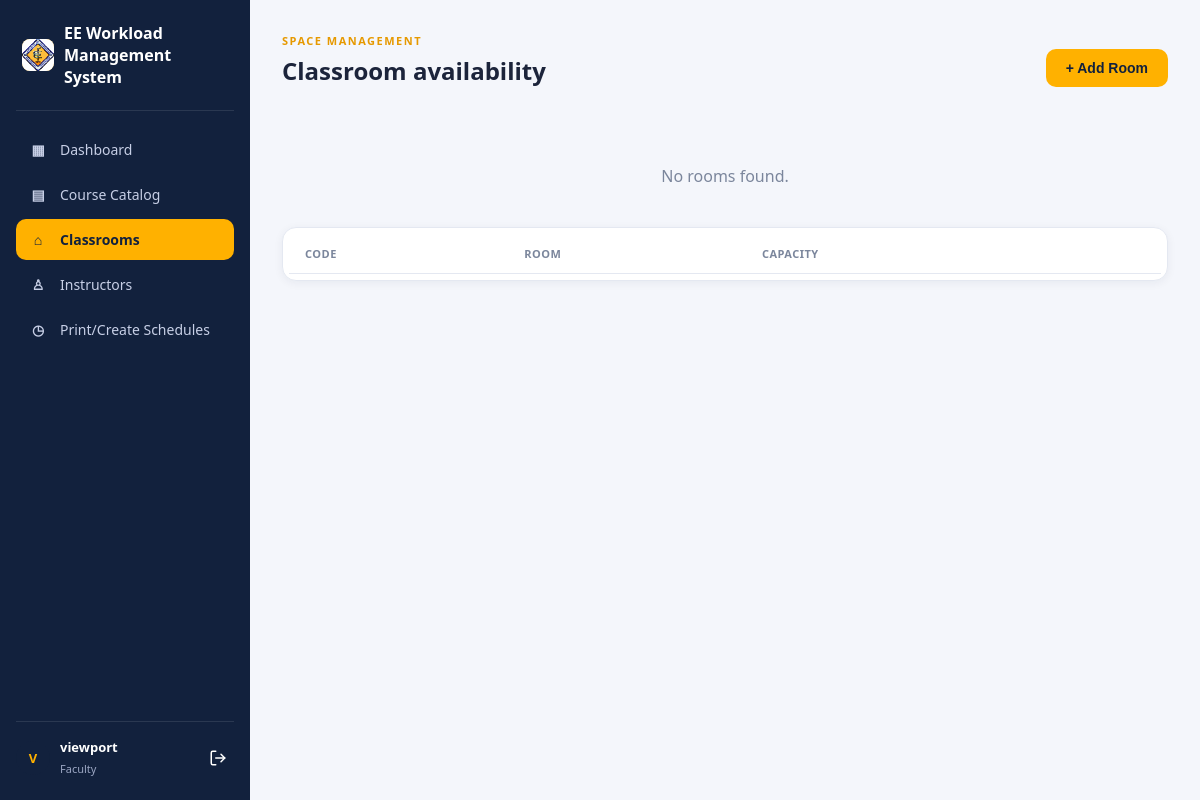
Before: /classrooms.php (signed in) with the older database file.
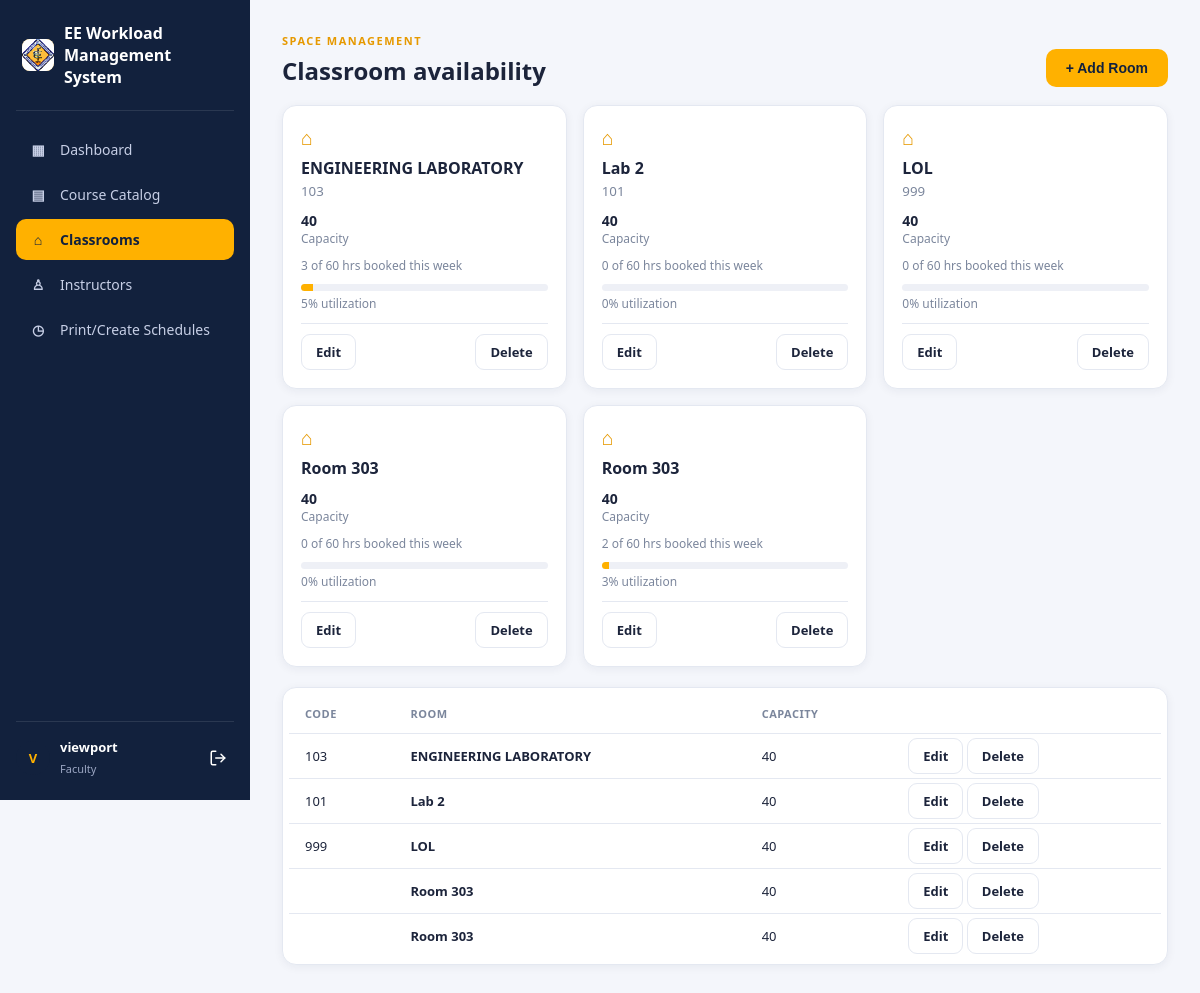
After: the same page with the newer database file.
### tables this page shows
CREATE TABLE `rooms` (
  `room_id` int(11) NOT NULL,
  `room_code` varchar(100) NOT NULL,
  `room_name` varchar(50) NOT NULL,
  `capacity` int(11) DEFAULT NULL
);

### classrooms.php (the view, shortened to what this page needs)
<?php
$page='rooms';$title='Classroom Availability';
function h($v){ return htmlspecialchars((string)$v, ENT_QUOTES, 'UTF-8'); }
$db = new database();
$conn = $db->connect();
require 'includes/header.php';
$sql = "SELECT r.*,
               COALESCE(SUM(TIME_TO_SEC(TIMEDIFF(s.end_time, s.start_time))) / 3600, 0) AS booked_hours
        FROM rooms r
        LEFT JOIN schedules s ON s.room_id = r.room_id
        GROUP BY r.room_id
        ORDER BY r.room_name";
$result = $conn->query($sql);
$rooms = $result->fetch_all(MYSQLI_ASSOC);
?>
<link rel="stylesheet" href="assets/faculty_schedule.css">
<section class="page-section">
<div class="section-heading">
    <div><span class="eyebrow">SPACE MANAGEMENT</span><h2>Classroom availability</h2></div>
    <button class="primary-btn" id="openAddRoom">+ Add Room</button>
</div>
<div class="room-grid">
<?php foreach($rooms as $r):
    $percent = min(100, round(($r['booked_hours'] / AVAILABLE_HOURS_PER_WEEK) * 100));
?>
<div class="room-card">
    <div class="room-icon">⌂</div>
    <div class="room-head">
        <div><h3><?=h($r['room_name'])?></h3><small><?=h($r['room_code'])?></small></div>
    </div>
    <div class="room-numbers">
        <span><b><?=h($r['capacity'])?></b> Capacity</span>
    </div>
    <div class="room-numbers">
        <span><?= round($r['booked_hours'], 1) ?> of <?= AVAILABLE_HOURS_PER_WEEK ?> hrs booked this week</span>
    </div>
    <div class="progress wide"><span data-width="<?= $percent ?>"></span></div>
    <small class="muted"><?= $percent ?>% utilization</small>
    <div class="course-bottom" style="margin-top:10px; padding-top:10px; border-top:1px solid var(--border);">
        <a href="?edit=<?= $r['room_id'] ?>" class="outline-btn">Edit</a>
        <a href="?delete=<?= $r['room_id'] ?>" class="outline-btn" onclick="return confirm('Delete this room?')">Delete</a>
    </div>
</div>
<?php endforeach;?>
</div>
<?php if(!$rooms):?><div class="empty">No rooms found.</div><?php endif;?>
<div class="table-card">
<table>
<thead><tr><th>CODE</th><th>ROOM</th><th>CAPACITY</th><th></th></tr></thead>
<tbody>
<?php foreach($rooms as $r): ?>
<tr>
    <td><?=h($r['room_code'])?></td>
    <td><strong><?=h($r['room_name'])?></strong></td>
    <td><?=h($r['capacity'])?></td>
    <td>
        <a href="?edit=<?= $r['room_id'] ?>" class="outline-btn">Edit</a>
        <a href="?delete=<?= $r['room_id'] ?>" class="outline-btn" onclick="return confirm('Delete this room?')">Delete</a>
    </td>
</tr>
<?php endforeach;?>
</tbody>
</table>
</div>
</section>
<?php require 'includes/footer.php'; ?>

### includes/header.php (shortened to what this page needs)
<!DOCTYPE html>
<html lang="en">
<head>
<link rel="stylesheet" href="assets/style.css">
</head>
<body>
<div class="app-shell">
<aside class="sidebar">
    <div class="brand"><img src="assets/ee-logo.svg" alt=""><span>EE Workload Management System</span></div>
    <nav>
        <a href="index.php" class="<?= $page==='dashboard'?'active':'' ?>"><b>▦</b> Dashboard</a>
        <a href="courses.php" class="<?= $page==='courses'?'active':'' ?>"><b>▤</b> Course Catalog</a>
        <a href="classrooms.php" class="<?= $page==='rooms'?'active':'' ?>"><b>⌂</b> Classrooms</a>
        <a href="instructors.php" class="<?= $page==='instructors'?'active':'' ?>"><b>♙</b> Instructors</a>
        <a href="schedule.php" class="<?= $page==='schedule'?'active':'' ?>"><b>◷</b> Print/Create Schedules</a>
    </nav>
    <div class="sidebar-foot">
        <div class="avatar small"><?= strtoupper(substr($_SESSION['faculty_name'] ?? 'F', 0, 1)) ?></div>
        <div><strong><?= h($_SESSION['faculty_name'] ?? 'Faculty') ?></strong><small>Faculty</small></div>
        <a href="logout.php" class="logout-link" title="Log out" aria-label="Log out">
        </a>
    </div>
</aside>
<main class="main-area">

### includes/footer.php (shortened to what this page needs)
</main>
</div>
</body>
</html>

Changed rows visible on the page:
added rooms: room_name "ENGINEERING LABORATORY", room_code "103", capacity "40", booked_hours "3", percent "5"
added rooms: room_name "Lab 2", room_code "101", capacity "40", booked_hours "0", percent "0"
added rooms: room_name "LOL", room_code "999", capacity "40", booked_hours "0", percent "0"
added rooms: room_name "Room 303", capacity "40", booked_hours "0", percent "0"
added rooms: room_name "Room 303", capacity "40", booked_hours "2", percent "3"
Other visible differences:
text no longer shown: "No rooms found."
